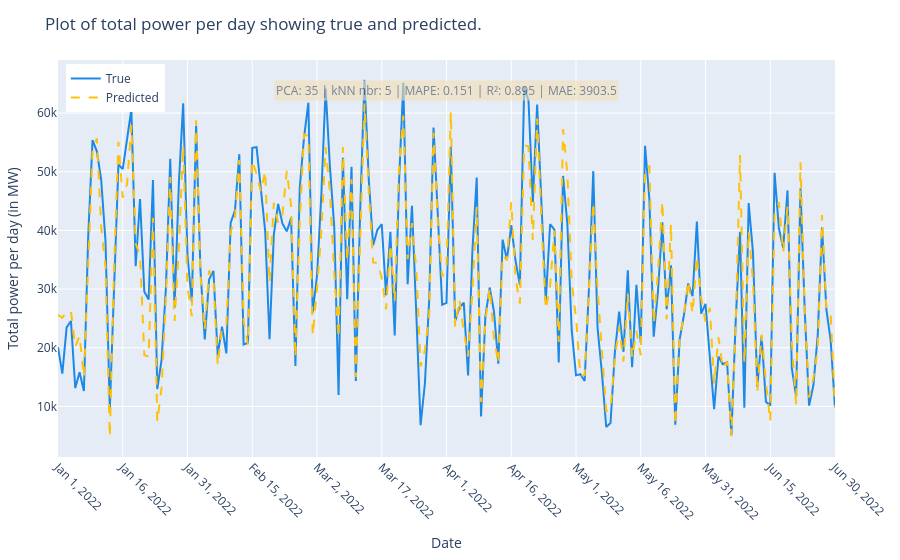

Source (notebook cell):
### Markdown cell above
#### Instantiate a `kNN_Cross_Validation` class object with default constructor.

### Code cell
cv = kNN_Cross_Validation()
cv.input()
cv.run()

### Figure 1 — Plotly figure (JSON) as saved in the notebook; plotly's stock layout.template omitted (floating-point values rounded to 4 significant figures; data arrays with more than 128 entries replaced by an {"elided": "..."} marker saying what was removed)
{"data": [{"line": {"color": "#1E88E5"}, "mode": "lines", "name": "True", "type": "scatter", "x": {"elided": "181 str values"}, "y": {"elided": "181 int values"}}, {"line": {"color": "#FFC107", "dash": "dash"}, "mode": "lines", "name": "Predicted", "type": "scatter", "x": {"elided": "181 str values"}, "y": {"elided": "181 float values"}}], "layout": {"annotations": [{"align": "left", "bgcolor": "wheat", "font": {"size": 12}, "opacity": 0.6, "showarrow": false, "text": "PCA: 35 | kNN nbr: 5 | MAPE: 0.151 | R²: 0.895 | MAE: 3903.5", "x": 0.5, "xref": "paper", "y": 0.95, "yref": "paper"}], "legend": {"x": 0.01, "y": 0.99}, "margin": {"b": 60, "l": 40, "r": 20, "t": 60}, "title": {"text": "Plot of total power per day showing true and predicted."}, "xaxis": {"tickangle": 45, "tickvals": ["2022-01-01T00:00:00", "2022-01-16T00:00:00", "2022-01-31T00:00:00", "2022-02-15T00:00:00", "2022-03-02T00:00:00", "2022-03-17T00:00:00", "2022-04-01T00:00:00", "2022-04-16T00:00:00", "2022-05-01T00:00:00", "2022-05-16T00:00:00", "2022-05-31T00:00:00", "2022-06-15T00:00:00", "2022-06-30T00:00:00"], "title": {"text": "Date"}}, "yaxis": {"title": {"text": "Total power per day (in MW)"}}}}
